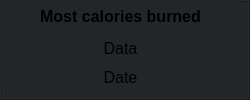
          <widget class="QFrame" name="frame_25">
           <property name="styleSheet">
            <string notr="true">background-color: rgb(35, 38, 41);</string>
           </property>
           <property name="frameShape">
            <enum>QFrame::Box</enum>
           </property>
           <property name="frameShadow">
            <enum>QFrame::Raised</enum>
           </property>
           <widget class="QWidget" name="verticalLayoutWidget_24">
            <property name="geometry">
             <rect>
              <x>0</x>
              <y>0</y>
              <width>241</width>
              <height>91</height>
             </rect>
            </property>
            <layout class="QVBoxLayout" name="verticalLayout_27">
             <item>
              <spacer name="verticalSpacer_20">
               <property name="orientation">
                <enum>Qt::Vertical</enum>
               </property>
               <property name="sizeHint" stdset="0">
                <size>
                 <width>20</width>
                 <height>40</height>
                </size>
               </property>
              </spacer>
             </item>
             <item>
              <widget class="QLabel" name="label_36">
               <property name="font">
                <font>
                 <pointsize>12</pointsize>
                 <weight>75</weight>
                 <bold>true</bold>
                </font>
               </property>
               <property name="text">
                <string>Most calories burned</string>
               </property>
               <property name="alignment">
                <set>Qt::AlignCenter</set>
               </property>
              </widget>
             </item>
             <item>
              <spacer name="verticalSpacer_21">
               <property name="orientation">
                <enum>Qt::Vertical</enum>
               </property>
               <property name="sizeHint" stdset="0">
                <size>
                 <width>20</width>
                 <height>40</height>
                </size>
               </property>
              </spacer>
             </item>
             <item>
              <widget class="QLabel" name="mostCaloriesBurnedLabel">
               <property name="font">
                <font>
                 <pointsize>12</pointsize>
                </font>
               </property>
               <property name="text">
                <string>Data</string>
               </property>
               <property name="alignment">
                <set>Qt::AlignCenter</set>
               </property>
              </widget>
             </item>
             <item>
              <widget class="QPushButton" name="mostCaloriesBurnedDateButton">
               <property name="font">
                <font>
                 <pointsize>12</pointsize>
                </font>
               </property>
               <property name="text">
                <string>Date</string>
               </property>
               <property name="flat">
                <bool>true</bool>
               </property>
              </widget>
             </item>
            </layout>
           </widget>
          </widget>
